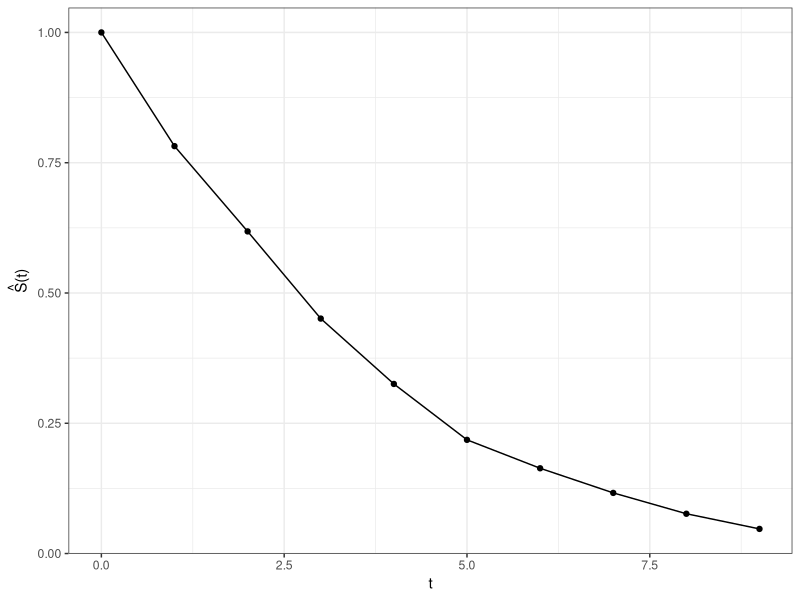
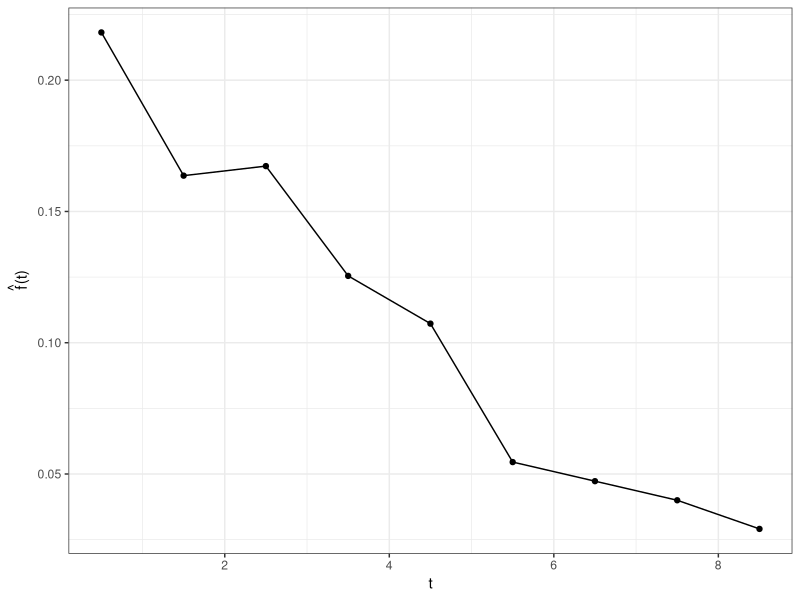
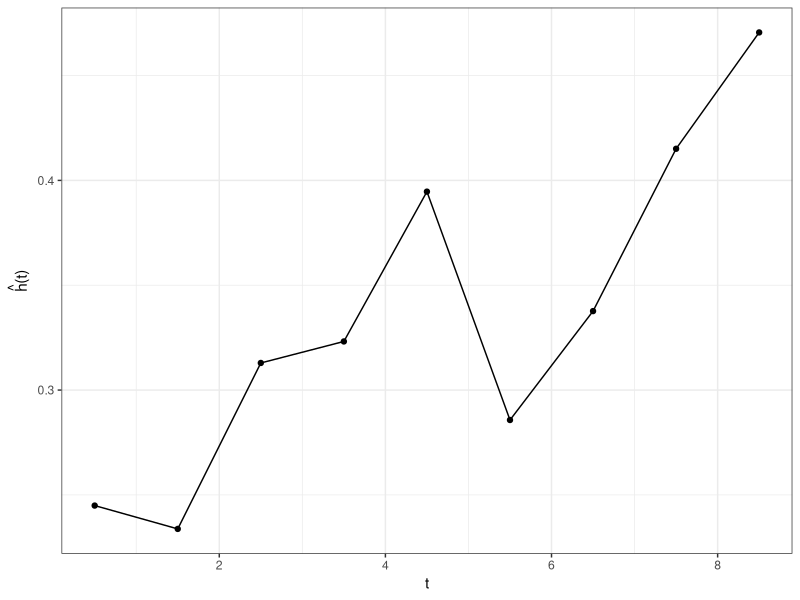
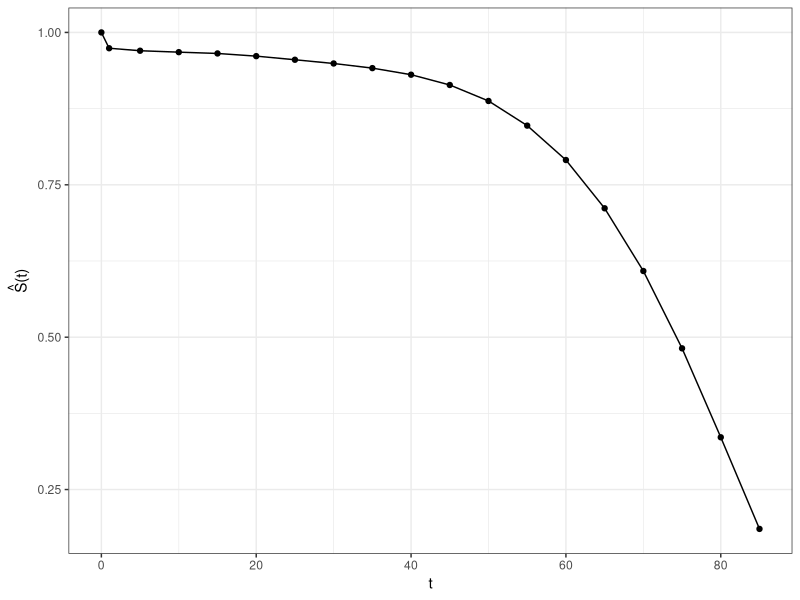
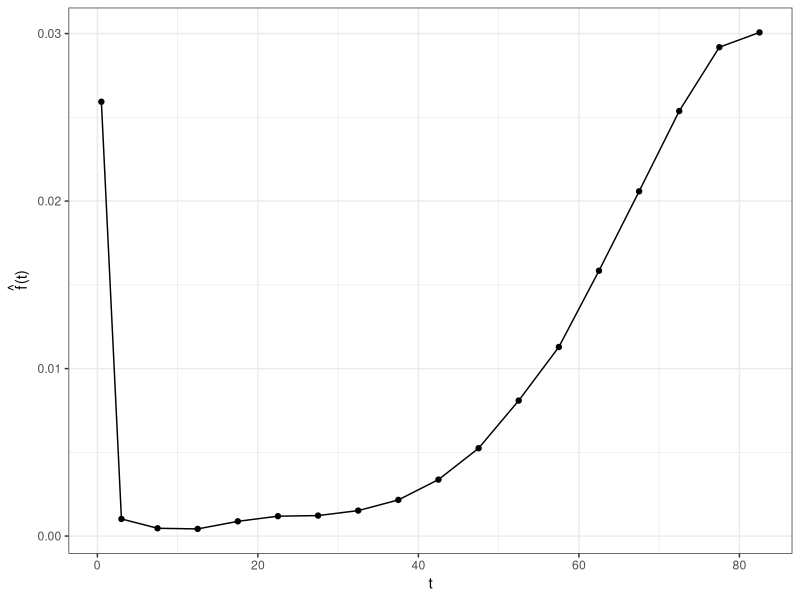
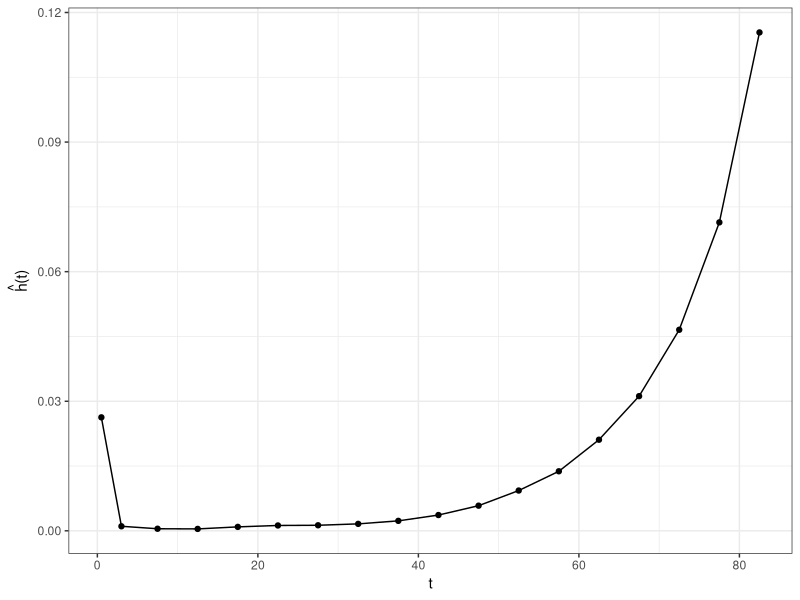

Write the R code that produced these figures, in order.
## ---- chunk 1
knitr::opts_chunk$set(warning = FALSE)
library(readxl)
library(dplyr)
library(flextable)
library(ggplot2)
theme_set(theme_bw())
## ---- chunk 2
data.2.1 <- read_excel("Table 2.1 - Page 13 HW.xlsx", sheet = "Exercise 2.1", skip = 1, col_names = c("Initial_Time", "End_Time", "Number_Survivors_Initial", "Number_Dying_in_Interval"))
data.2.1 %>% 
  flextable() %>% 
  autofit()
## ---- chunk 3
data.2.1 <- data.2.1 %>% 
  mutate('S(t)' = Number_Survivors_Initial/max(Number_Survivors_Initial))
data.2.1 %>% 
  select(Initial_Time, "S(t)") %>% 
  flextable() %>% 
  autofit()
## ---- chunk 4
ggplot(data.2.1, aes(`Initial_Time`, `S(t)`)) +
  geom_line() +
  geom_point() +
  ylab(expression(paste(hat("S"), "(t)"))) +
  xlab("t")
## ---- chunk 5
data.2.1 <- data.2.1 %>% 
  mutate(Mid_Time = (Initial_Time + End_Time)/2) %>% 
  mutate("f(t)" = Number_Dying_in_Interval/(max(Number_Survivors_Initial) * (End_Time - Initial_Time)))
data.2.1 %>% 
  select(Mid_Time, "f(t)") %>% 
  flextable() %>% 
  autofit()
## ---- chunk 6
ggplot(data.2.1, aes(`Mid_Time`, `f(t)`)) +
  geom_line() +
  geom_point() +
  ylab(expression(paste(hat("f"), "(t)"))) +
  xlab("t")
## ---- chunk 7
data.2.1 <- data.2.1 %>% 
  mutate(Deaths_Per_Time = Number_Dying_in_Interval/(End_Time - Initial_Time),
         "h(t)" = Deaths_Per_Time/(Number_Survivors_Initial - Number_Dying_in_Interval/2))

data.2.1 %>% 
  select(Mid_Time, "h(t)") %>% 
  flextable() %>% 
  autofit()
## ---- chunk 8
ggplot(data.2.1, aes(`Mid_Time`, `h(t)`)) +
  geom_line() +
  geom_point() +
  ylab(expression(paste(hat("h"), "(t)"))) +
  xlab("t")
## ---- chunk 9
data.2.2 <- read_excel("Table 2.1 - Page 13 HW.xlsx", sheet = "Exercise 2.2", skip = 1, col_names = c("Initial_Time", "End_Time", "Number_Survivors_Initial", "Number_Dying_in_Interval"))
data.2.2 %>% 
  flextable() %>% 
  autofit()
## ---- chunk 10
data.2.2 <- data.2.2 %>% 
  mutate('S(t)' = Number_Survivors_Initial/max(Number_Survivors_Initial))
data.2.2 %>% 
  select(Initial_Time, "S(t)") %>% 
  flextable() %>% 
  autofit()
## ---- chunk 11
ggplot(data.2.2, aes(`Initial_Time`, `S(t)`)) +
  geom_line() +
  geom_point() +
  ylab(expression(paste(hat("S"), "(t)"))) +
  xlab("t")
## ---- chunk 12
data.2.2 <- data.2.2 %>% 
  mutate(Mid_Time = (Initial_Time + End_Time)/2) %>% 
  mutate("f(t)" = Number_Dying_in_Interval/(max(Number_Survivors_Initial) * (End_Time - Initial_Time)))
data.2.2 %>% 
  select(Mid_Time, "f(t)") %>% 
  flextable() %>% 
  autofit()
## ---- chunk 13
ggplot(data.2.2, aes(`Mid_Time`, `f(t)`)) +
  geom_line() +
  geom_point() +
  ylab(expression(paste(hat("f"), "(t)"))) +
  xlab("t")
## ---- chunk 14
data.2.2 <- data.2.2 %>% 
  mutate(Deaths_Per_Time = Number_Dying_in_Interval/(End_Time - Initial_Time),
         "h(t)" = Deaths_Per_Time/(Number_Survivors_Initial - Number_Dying_in_Interval/2))

data.2.2 %>% 
  select(Mid_Time, "h(t)") %>% 
  flextable() %>% 
  autofit()
## ---- chunk 15
ggplot(data.2.2, aes(`Mid_Time`, `h(t)`)) +
  geom_line() +
  geom_point() +
  ylab(expression(paste(hat("h"), "(t)"))) +
  xlab("t")
